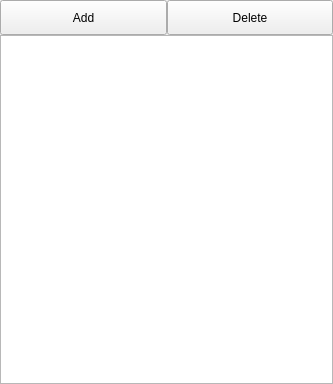
<?xml version="1.0" encoding="UTF-8"?>
<ui version="4.0">
 <class>bm_widget</class>
 <widget class="QWidget" name="bm_widget">
  <property name="geometry">
   <rect>
    <x>0</x>
    <y>0</y>
    <width>333</width>
    <height>384</height>
   </rect>
  </property>
  <property name="windowTitle">
   <string>Bookmarks</string>
  </property>
  <property name="styleSheet">
   <string notr="true"/>
  </property>
  <layout class="QGridLayout" name="gridLayout">
   <property name="margin">
    <number>0</number>
   </property>
   <property name="spacing">
    <number>0</number>
   </property>
   <item row="0" column="1">
    <widget class="QPushButton" name="bmDel_btn">
     <property name="minimumSize">
      <size>
       <width>0</width>
       <height>35</height>
      </size>
     </property>
     <property name="text">
      <string>Delete</string>
     </property>
    </widget>
   </item>
   <item row="0" column="0">
    <widget class="QPushButton" name="bmAdd_btn">
     <property name="minimumSize">
      <size>
       <width>0</width>
       <height>35</height>
      </size>
     </property>
     <property name="text">
      <string>Add</string>
     </property>
    </widget>
   </item>
   <item row="1" column="0" colspan="2">
    <widget class="QListWidget" name="bookmark_list">
     <property name="styleSheet">
      <string notr="true">font: 12pt &quot;Abyssinica SIL&quot;;</string>
     </property>
    </widget>
   </item>
  </layout>
 </widget>
 <resources/>
 <connections/>
</ui>
